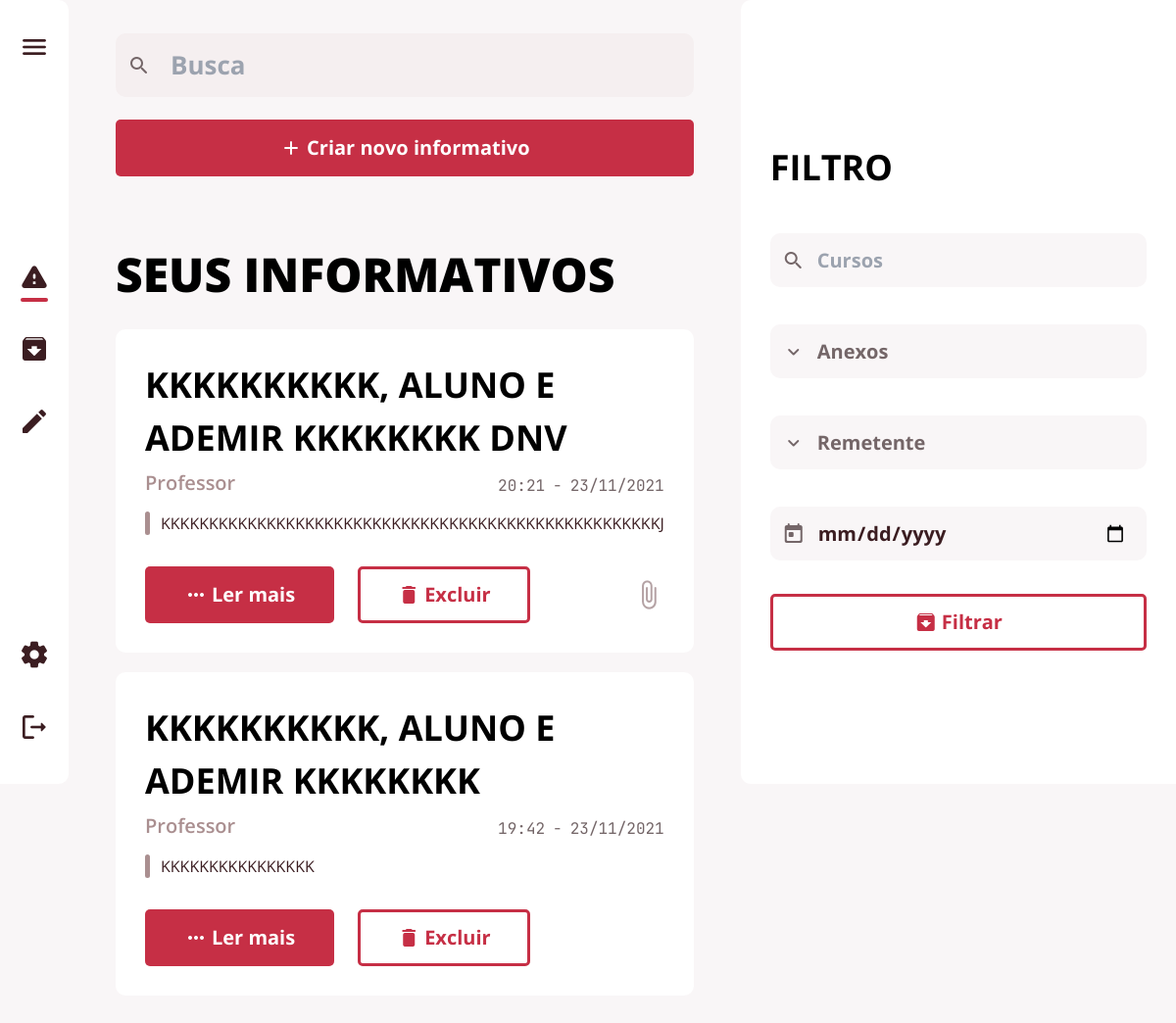
Screenshot of /editar (signed in) with the database file from the repository.
### app/database/models.py (models this page shows, shortened)
class Postagem(db.Model):
    __tablename__ = "postagem"
    id = db.Column(db.Integer, primary_key=True, autoincrement=True)
    titulo = db.Column(db.String(150), nullable=False)
    texto = db.Column(db.String(150), nullable=False)
    data = db.Column(db.DateTime, default=datetime.now)
    image = db.Column(db.String(150), default="sem imagem")
    mimetype = db.Column(db.Text)
    postagem_arquivada = db.relationship('Arquivadas')
    user_id = db.Column(db.Integer, db.ForeignKey('user.id'))
    destinatario = db.relationship('Papel',
                                   secondary=postagem_papel_tabela,
                                   back_populates='postagem')
    curso = db.relationship('Curso',
                            secondary=postagem_curso_tabela,
                            back_populates='postagem')

class Papel(db.Model):
    __tablename__ = "papel"
    id = db.Column(db.Integer, primary_key=True, autoincrement=True)
    nome = db.Column(db.String(150), unique=True, nullable=False)
    pode_editar = db.Column(db.Boolean, default=0)
    admin = db.Column(db.Boolean, default=0)
    postagem = db.relationship('Postagem',
                               secondary=postagem_papel_tabela,
                               back_populates='destinatario')
    user = db.relationship('User',
                           secondary=user_papel_tabela,
                           back_populates='papeis')
    def __repr__(self):
        return self.nome

### app/view.py (the view, shortened to what this page needs)
@ routes.route('/editar', methods=['POST', 'GET'])
@ login_required
def edit():
    form = SelectForm()
    papel = db.session.query(Papel.nome).all()
    user_papel = tupleToString(user.papeis)
    if not user_edit():
        return redirect(url_for('view.inicio'))
    posts = db.session.query(Postagem).filter(
        Postagem.user_id == user.id).order_by(Postagem.data.desc()).all()
    return render_template('editar.html', posts=posts, user=user, user_papel=user_papel, papel=papel, user_edit=user_edit(), form=form)

### app/formulario/registerForm.py
class SelectForm(FlaskForm):
    papel = ChosenSelectMultipleField("Enviar para", choices=[])
    curso = ChosenSelectMultipleField("Para o curso", choices=[])
    def __init__(self, *args, **kwargs):
        super().__init__(*args, **kwargs)
        self.papel.choices = [(papel.id, papel.nome)
                              for papel in Papel.query.join(Papel.user).filter(User.id != current_user.id).all()]
        self.curso.choices = [(curso.id, curso.nome_curso)
                              for curso in Curso.query.join(Curso.user).filter(User.id != current_user.id).all()]

### app/controller.py (called while the page is built)
def user_edit():
    user_edit = db.session.query(Papel.pode_editar).join(
        Papel.user).filter(User.id == user.id).all()
    for edit in user_edit:
        if edit:
            user_edit = edit[0]
        break
    return user_edit

def tupleToString(tupla):
    return ', '.join(map(str, tupla))

### app/formulario/chosenSelect.py (called while the page is built)
def _add_chosen_class(kwargs):
    if 'render_kw' in kwargs:
        if 'class' in kwargs['render_kw']:
            kwargs['render_kw']['class'] += ' chosen-select'
        else:
            kwargs['render_kw']['class'] = 'chosen-select'
    else:
        kwargs['render_kw'] = {'class': 'chosen-select'}

### app/templates/editar.html (shortened to what this page needs)
{% extends 'base.html' %}
{% block head %}
<link rel="stylesheet" href="{{url_for('static', filename='style/editar.css')}}">
{% endblock %}
{% block btn_criar %}
<div class="create-btn-box">
    <button class="btn btn-full btn-popup" id="btnpop">
        <span class="material-icons-round">add</span>
        <p>Criar novo informativo</p>
    </button>
</div>
{% endblock %}
{% block main_text %}SEUS INFORMATIVOS{% endblock %}
{% block main %}
{% for post in posts %}
<div class="card-box">
    <h2 class="title-text">{{ post.titulo }}</h2>
    <div class="text-title-area">
        <h3 class="sender-papel">{{ user_papel }}</h3>
        <div class="send-date">
            <p class="hour">{{ post.data.strftime('%H:%M') }}</p>
            <p class="date">{{ post.data.strftime('%d/%m/%Y') }}</p>
        </div>
    </div>
    <div class="text-area text-area--short">
        <p>{{ post.texto }}</p>
    </div>
    <div class="bottom-buttons">
        <button class="F-btn btn btn-full" onClick="abrirPopup({{ post.id }})">
            <span class="material-icons-round">more_horiz</span>
            <p>Ler mais</p>
        </button>
        <button class="F-btn btn btn-empty" onClick="deletarPost({{ post.id }})">
            <span class="material-icons-round">delete</span>
            <p>Excluir</p>
        </button>
        {% if post.image %}
        <span class="material-icons-round card-icon">
            attach_file
        </span>
        {% endif %}
    </div>
</div>
{% endfor %}
{% endblock %}

### app/templates/base.html (shortened to what this page needs)
{% from '_modal_lermais.html' import modal_lermais %}
<!DOCTYPE html>
<html lang="en">
<head>
  <link rel="stylesheet" href="https://cdnjs.cloudflare.com/ajax/libs/chosen/1.8.7/chosen.min.css">
  <link href="https://unpkg.com/tailwindcss@^2/dist/tailwind.min.css" rel="stylesheet">
  <link rel="stylesheet" href="{{url_for('static', filename='style/base.css')}}">
  {% block head %}{% endblock %}
</head>
<body>
  <div class="menu-wrapper">
    <div class="flex-nowrap">
      <nav class="main-nav resp-nav">
        <div class="main-nav-items top-items">
          <button class="hamburger-menu">
            <span class="material-icons-round medium-icon ">menu</span>
          </button>
        </div>
        <div class="main-nav-items middle-items">
          <a href="/">
            <span class="material-icons-round medium-icon">warning</span>
            <div class="selection-bar is-selected"></div>
          </a>
          <a href="/arquivos">
            <span class="material-icons-round medium-icon">archive</span>
          </a>
          {% if user_edit %}
          <a href="/editar">
            <span class="material-icons-round medium-icon">edit</span>
          </a>
          {% endif %}
        </div>
        <div class="main-nav-items bottom-items">
          <a href="/config">
            <span class="material-icons-round medium-icon">settings</span>
          </a>
          <a href="/logout">
            <span class="material-icons-round medium-icon">logout</span>
          </a>
        </div>
      </nav>
      <div class="middle-box">
        <div class="middle-box-wrapper">
          {% block search %}
          <div class='flex gap-3 items-center'>
            <form action="" method="post" class='flex-grow'>
              <div class="input-wrapper search-box">
                <input type="search" name="busca" placeholder="Busca">
              </div>
            </form>
          </div>
          {% endblock %}
          {% block btn_criar %}{% endblock %}
          <main class="base-main">
            <div class="main-text">{% block main_text %}INFORMATIVOS{% endblock %}</div>
            {% block main %}
            {% endblock %}
          </main>
        </div>
      </div>
      <div class="right-menu" id="filtro">
        <div class="filter-section">
          <div class='flex justify-between'>
            <h2 class="section-title filter-title">FILTRO</h2>
          </div>
          <form action="" method="Post">
            {% if user_edit %}
            <div class="input-wrapper small-input">
              <input type="search" name="cursos" placeholder="Cursos">
            </div>
            {% endif %}
            <div class="input-wrapper small-input">
              <select name="anexos" id="anexos">
                <option value="" disabled selected>Anexos</option>
              </select>
            </div>
            {% block remetente %}
            <div class="input-wrapper small-input">
              <select name="remetente" id="remetente">
                <option value="" disabled selected>Remetente</option>
              </select>
            </div>
            {% endblock %}
            <div class="input-wrapper small-input">
              <input type="date" name="data" placeholder="Dia/Mes/Ano">
            </div>
            <button class="btn btn-empty" style="justify-content: center;" value="Filtrar">
              <span class="material-icons-round">archive</span>
              <p>Filtrar</p>
            </button>
          </form>
        </div>
      </div>
    </div>
  </div>
</body>
</html>

### app/static/style/editar.css (style rules this page uses)
.create-btn-box { display: flex; margin-top: 1.2em; margin-bottom: 4em; align-items: center; }
.create-btn-box button { width: 100%; justify-content: center; }

### rows the page displays
Postagem: titulo "KKKKKKKKKK, ALUNO E ADEMIR KKKKKKKK DNV", data "20:21", data "23/11/2021", texto "KKKKKKKKKKKKKKKKKKKKKKKKKKKKKKKKKKKKKKKKKKKKKKKKKKKKJ", shows "attach_file"
Papel: nome "Professor"
Postagem: titulo "KKKKKKKKKK, ALUNO E ADEMIR KKKKKKKK", data "19:42", data "23/11/2021", texto "KKKKKKKKKKKKKKKK"
